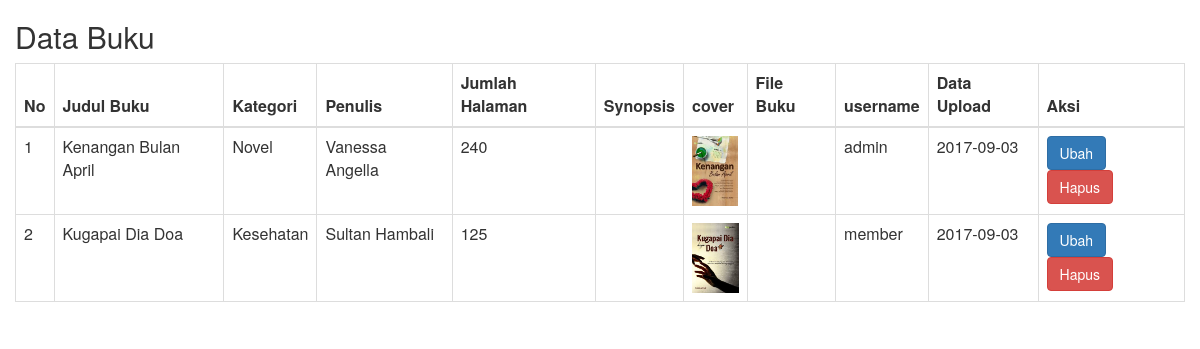
The page /on-admin/databuku.php on the database its author committed.
### tables this page shows
CREATE TABLE `buku` (
  `id` int(11) NOT NULL,
  `judul_buku` varchar(50) NOT NULL,
  `kategori` varchar(30) NOT NULL,
  `penulis` varchar(50) NOT NULL,
  `jumlah_halaman` int(6) NOT NULL,
  `sypnosis` varchar(255) NOT NULL,
  `cover` varchar(50) NOT NULL,
  `file_buku` varchar(100) NOT NULL,
  `username` varchar(200) NOT NULL,
  `data_upload` date NOT NULL
);

CREATE TABLE `kategori` (
  `id_kategori` int(11) NOT NULL,
  `kategori` varchar(255) NOT NULL
);

CREATE TABLE `users` (
  `id_user` int(10) UNSIGNED NOT NULL,
  `nama` varchar(200) NOT NULL,
  `username` varchar(200) NOT NULL,
  `password` text NOT NULL,
  `level_user` varchar(150) NOT NULL DEFAULT 'member'
);

### on-admin/databuku.php (the view, shortened to what this page needs)
<?php
include "config.php";
?>
<html>
<head>
  <link rel="stylesheet" href="../assets/css/bootstrap.min.css">
</head>
<body>
<div class="container-fluid">
<h2>Data Buku</h2>
<table class="table table-bordered table-hover">
<thead>
    <tr>
    <th>No</th>
    <th>Judul Buku </th>
    <th>Kategori</th>
    <th>Penulis</th>
    <th>Jumlah Halaman</th>
    <th>Synopsis</th>
    <th>cover</th>
    <th>File Buku</th>
    <th>username</th>
    <th>Data Upload</th>
    <th>Aksi</th>
    </tr>
    </thead>
    <tbody>
    <?php $nomor=1; ?>
    <?php $ambil=$dbconnect->query("SELECT * FROM buku JOIN kategori ON buku.kategori=kategori.id_kategori JOIN users ON buku.username=users.id_user"); ?>
    <?php while ($pecah=$ambil->fetch_assoc()){ ?>
    <tr>
        <td><?php echo $nomor; ?></td>
        <td><?php echo $pecah["judul_buku"];?></td>
        <td><?php echo $pecah["kategori"];?></td>
        <td><?php echo $pecah["penulis"];?></td>
        <td><?php echo $pecah["jumlah_halaman"];?></td>
        <td><?php echo $pecah["synopsis"];?></td>
        <td><img src="../cover_buku/<?php echo $pecah["cover"];?>" alt="" widt="70" height="70"></td>
        <td><?php echo $pecah["file_buku"];?></td>
        <td><?php echo $pecah["username"];?></td>
        <td><?php echo $pecah["data_upload"];?></td>
        <td>
           <a href="edit_buku.php?id=<?php echo $pecah['id']; ?>" class="btn btn-primary">Ubah</a>
            <a href="hapus_buku.php?id=<?php echo $pecah['id']; ?>" class="btn btn-danger">Hapus</a>
        </td>
        </tr>
        <?php $nomor++; ?>
        <?php } ?>
    </tbody>
</table>
</div>
</body>
</html>

### rows shown on the page
buku: judul_buku "Kenangan Bulan April", kategori.kategori "Novel", penulis "Vanessa Angella", jumlah_halaman "240", cover (picture), users.username "admin", data_upload "2017-09-03"
buku: judul_buku "Kugapai Dia Doa", kategori.kategori "Kesehatan", penulis "Sultan Hambali", jumlah_halaman "125", cover (picture), users.username "member", data_upload "2017-09-03"
